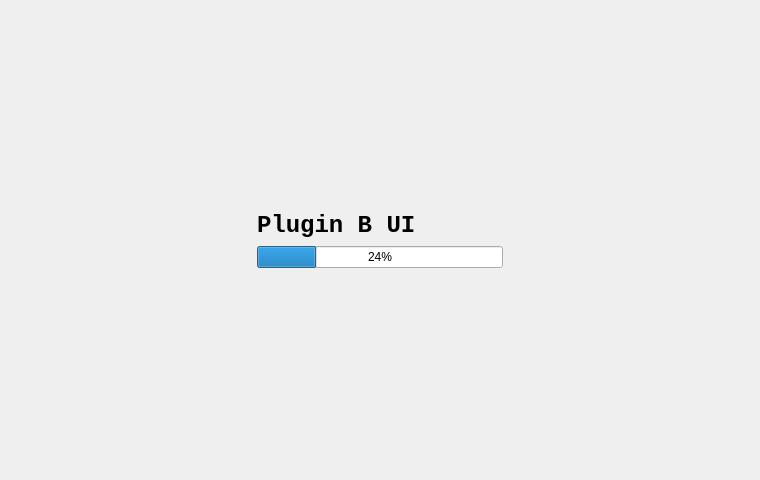
<?xml version="1.0" encoding="UTF-8"?>
<ui version="4.0">
 <class>PluginBUIClass</class>
 <widget class="QWidget" name="PluginBUIClass">
  <property name="geometry">
   <rect>
    <x>0</x>
    <y>0</y>
    <width>760</width>
    <height>480</height>
   </rect>
  </property>
  <property name="windowTitle">
   <string>PluginBUI</string>
  </property>
  <layout class="QGridLayout" name="gridLayout">
   <item row="0" column="0">
    <spacer name="verticalSpacer">
     <property name="orientation">
      <enum>Qt::Vertical</enum>
     </property>
     <property name="sizeHint" stdset="0">
      <size>
       <width>20</width>
       <height>192</height>
      </size>
     </property>
    </spacer>
   </item>
   <item row="1" column="0">
    <layout class="QHBoxLayout" name="horizontalLayout">
     <item>
      <spacer name="horizontalSpacer">
       <property name="orientation">
        <enum>Qt::Horizontal</enum>
       </property>
       <property name="sizeHint" stdset="0">
        <size>
         <width>40</width>
         <height>20</height>
        </size>
       </property>
      </spacer>
     </item>
     <item>
      <layout class="QVBoxLayout" name="verticalLayout">
       <item>
        <widget class="QLabel" name="label">
         <property name="font">
          <font>
           <family>Courier New</family>
           <pointsize>18</pointsize>
           <weight>75</weight>
           <bold>true</bold>
          </font>
         </property>
         <property name="text">
          <string>Plugin B UI</string>
         </property>
        </widget>
       </item>
       <item>
        <widget class="QProgressBar" name="progressBar">
         <property name="value">
          <number>24</number>
         </property>
        </widget>
       </item>
      </layout>
     </item>
     <item>
      <spacer name="horizontalSpacer_2">
       <property name="orientation">
        <enum>Qt::Horizontal</enum>
       </property>
       <property name="sizeHint" stdset="0">
        <size>
         <width>40</width>
         <height>20</height>
        </size>
       </property>
      </spacer>
     </item>
    </layout>
   </item>
   <item row="2" column="0">
    <spacer name="verticalSpacer_2">
     <property name="orientation">
      <enum>Qt::Vertical</enum>
     </property>
     <property name="sizeHint" stdset="0">
      <size>
       <width>20</width>
       <height>191</height>
      </size>
     </property>
    </spacer>
   </item>
  </layout>
 </widget>
 <layoutdefault spacing="6" margin="11"/>
 <resources/>
 <connections/>
</ui>
